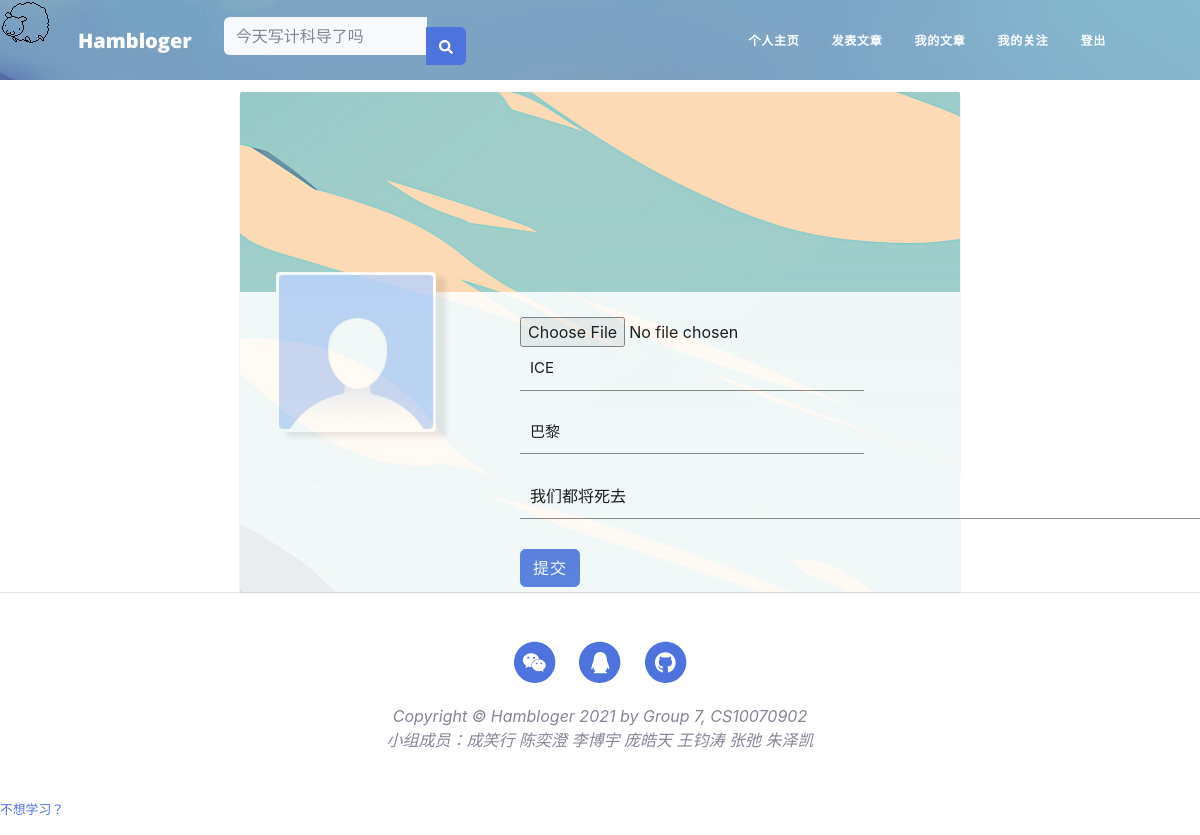
Screenshot of /edit-profile (signed in) with the database file from the repository.
### app/models.py (models this page shows, shortened)
class User(UserMixin, db.Model):
    __tablename__ = 'users'
    id = db.Column(db.Integer, primary_key=True)
    email = db.Column(db.String(64), unique=True, index=True)
    username = db.Column(db.String(64), unique=True, index=True)
    role_id = db.Column(db.Integer, db.ForeignKey('roles.id'))  # 每一个用户只能有一个角色
    password_hash = db.Column(db.String(128))
    confirmed = db.Column(db.Boolean, default=True)
    name = db.Column(db.String(64))
    location = db.Column(db.String(64))
    about_me = db.Column(db.Text())
    member_since = db.Column(db.DateTime(), default=datetime.now)
    last_seen = db.Column(db.DateTime(), default=datetime.now)
    posts = db.relationship('Post', backref='author', lazy='dynamic')
    followed = db.relationship('Follow',
                               foreign_keys=[Follow.follower_id],
                               backref=db.backref('follower', lazy='joined'),
                               lazy='dynamic',
                               cascade='all, delete-orphan')
    followers = db.relationship('Follow',
                                foreign_keys=[Follow.followed_id],
                                backref=db.backref('followed', lazy='joined'),
                                lazy='dynamic',
                                cascade='all, delete-orphan')
    @property
    def password(self):
        raise AttributeError("Password is not a readable attribute")
    def ping(self):
        self.last_seen = datetime.utcnow()
        db.session.add(self)
        db.session.commit()

### app/main/views.py (the view, shortened to what this page needs)
@main.route('/edit-profile', methods=['GET', 'POST'])
@login_required
def edit_profile():
    form = EditProfileForm()
    form.name.data = current_user.name
    form.location.data = current_user.location
    form.about_me.data = current_user.about_me
    edit_post = Post.query.order_by(Post.id.desc()).first()
    return render_template('edit_profile.html', form=form, edit_post=edit_post)

### app/main/forms.py
class EditProfileForm(FlaskForm):
    mask = FileField('头像', validators=[
            FileAllowed(['png'])
        ])
    name = StringField('真实姓名', validators=[Length(0, 64)])
    location = StringField('地址', validators=[Length(0, 64)])
    about_me = StringField('个人简介', validators=[Length(0, 64)])
    submit = SubmitField('提交')

### app/auth/views.py (called while the page is built)
@auth.before_app_request
def before_request():
    if current_user.is_authenticated:
        current_user.ping()
        if not current_user.confirmed and request.endpoint \
                and request.blueprint != 'auth' and request.endpoint != 'static':
            return redirect(url_for('auth.unconfirmed'))

### app/main/__init__.py (called while the page is built)
@main.app_context_processor
def inject_permissions():
    return dict(Permission=Permission)

### app/models.py (called while the page is built)
@login_manager.user_loader
def load_user(user_id):
    return User.query.get(int(user_id))

### app/templates/edit_profile.html (shortened to what this page needs)
{% extends "base.html" %}
{% import "bootstrap/wtf.html" as wtf %}
{% block head %}
<link href="{{ url_for('static',filename='css/edit-profile.css') }}" rel="stylesheet">
<link href="{{ url_for('static',filename='css/admin.css') }}" rel="stylesheet">
<header class="user-top-cover"></header>
{% endblock %}
{% block page_content %}
<div class="page-container">
    <div class="user-container">
        <div class="user-profile-container">
            <div class="user-mask-container">
                <div class="user-mask">
                    <img src="../static/mask/{{current_user.id}}.png" class="user-mask-img">
                </div>
            </div>
            <div class="user-information-container">
                <form method="POST" enctype="multipart/form-data">
                    {{form.mask(class="input-mask", placeholder="上传头像")}}
                    {{form.name(class="input-item", placeholder="修改昵称")}}
                    {{form.location(class="input-item",placeholder="修改地址")}}
                    {{form.about_me(class="input-item-text",placeholder="修改个人简介")}}
                    {{form.submit(class="btn btn-primary")}}
                </form>
            </div>
        </div>
    </div>
</div>
</div>
{% endblock %}

### app/static/css/base.css (style rules this page uses)
body { background-color: rgb(246, 246, 246); margin: 0; padding: 0; }
div { margin: 0; padding: 0; display: block; }
.page-container { display: block; margin-left: 15%; margin-right: 15%; width: 70%; }

### app/static/css/edit-profile.css (style rules this page uses)
.page-container { display: block; margin-left: 20%; margin-right: 20%; width: 60%; }
.user-top-cover { background-image: url('../img/user-bg.jpg'); height: 80px; }
.user-container { background-image: url('../img/page-bg.jpg'); display: block; background-color: rgb(255, 255, 255); margin-top: 12px; box-shadow: 0 1px 3px rgba(18, 18, 18, .1); border-radius: 2px; }
.user-profile-container { opacity: 0.85; background-color: rgb(255, 255, 255); color: rgb(0, 0, 0); height: 300px; border-bottom-left-radius: 2px; border-bottom-right-radius: 2px; }
.user-mask-container { float: left; position: relative; top: -20px; left: 5%; width: 160px; height: 160px; }
.user-mask { background-color: rgb(255, 255, 255); width: 160px; height: 160px; box-shadow: 10px 5px 5px rgba(18, 18, 18, .1); border-radius: 4px; }
.user-mask-img { margin: 2%; width: 96%; height: 96%; border-radius: 4px; }
.user-information-container { float: left; margin-top: 25px; margin-left: 120px; }
.btn { margin-top: 10px; margin-right: 40px; padding: 0 16px; font-size: 14px; line-height: 32px; text-align: center; cursor: pointer; border: 1px solid; border-radius: 3px; color: rgb(252, 252, 252); background-color: #06f; }
.input-item { display: block; width: 100%; margin-bottom: 20px; border: 0; padding: 10px; border-bottom: 1px solid rgb(128, 125, 125); font-size: 15px; outline: none; }
.input-item-text { display: block; width: 200%; margin-bottom: 20px; border: 0; padding: 10px; border-bottom: 1px solid rgb(128, 125, 125); outline: none; }
.input-item::placeholder { text-transform: uppercase; }

### rows the page displays
User: name "ICE", location "巴黎", about_me "我们都将死去"
